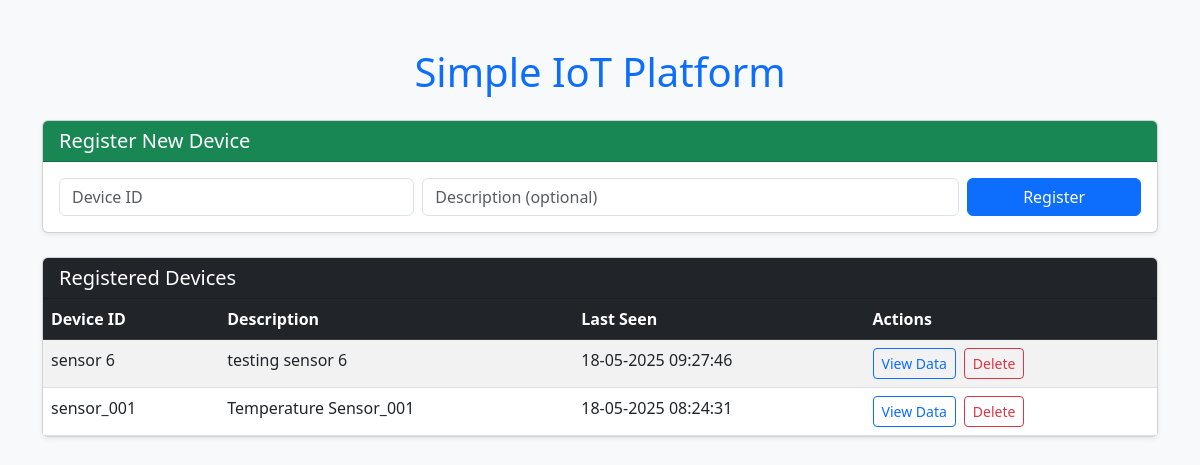
Before: / with the older database file.
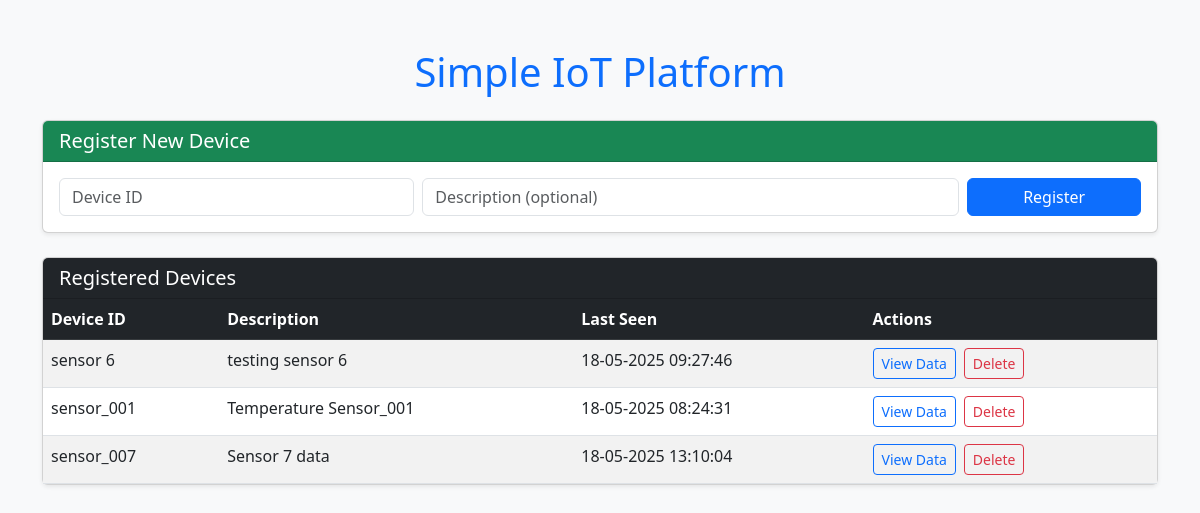
After: the same page with the newer database file.
### main.py (models this page shows)
class Device(db.Model):
    device_id = db.Column(db.String(50), unique=True, nullable=False, primary_key=True)
    description = db.Column(db.String(200), nullable=True)
    sensordatas = db.relationship('SensorData', back_populates="device")

class SensorData(db.Model):
    id = db.Column(db.Integer, primary_key=True)
    device_id = db.Column(db.ForeignKey('device.device_id'), nullable=False)
    data = db.Column(db.Text, nullable=False)
    timestamp = db.Column(db.DateTime, nullable=False, default=datetime.utcnow)
    device = db.relationship('Device', back_populates="sensordatas")

### main.py (the view)
@app.route('/')
def test():
    devices = Device.query.order_by(Device.device_id).all()
    return render_template('index.html', devices=devices, parse_time=parse_time)

### main.py (called while the page is built)
def parse_time(time):
    return time.strftime('%d-%m-%Y %H:%M:%S')

### templates/index.html (shortened to what this page needs)
<!DOCTYPE html>
<html lang="en">
<head>
    <link href="https://cdn.jsdelivr.net/npm/bootstrap@5.3.0/dist/css/bootstrap.min.css" rel="stylesheet">
</head>
<body class="bg-light">
    <div class="container py-5">
        <h1 class="mb-4 text-center text-primary">Simple IoT Platform</h1>
        <div class="card mb-4 shadow-sm">
            <div class="card-header bg-success text-white">
                <h5 class="mb-0">Register New Device</h5>
            </div>
            <div class="card-body">
                <form method="POST" action="{{ url_for('register_device_ui') }}">
                    <div class="row g-2 align-items-center">
                        <div class="col-md-4">
                            <input type="text" class="form-control" name="device_id" placeholder="Device ID" required>
                        </div>
                        <div class="col-md-6">
                            <input type="text" class="form-control" name="description" placeholder="Description (optional)">
                        </div>
                        <div class="col-md-2">
                            <button type="submit" class="btn btn-primary w-100">Register</button>
                        </div>
                    </div>
                </form>
            </div>
        </div>
        <div class="card shadow-sm">
            <div class="card-header bg-dark text-white">
                <h5 class="mb-0">Registered Devices</h5>
            </div>
            <div class="card-body p-0">
                <table class="table table-striped table-hover mb-0">
                    <thead class="table-dark">
                        <tr>
                            <th scope="col">Device ID</th>
                            <th scope="col">Description</th>
                            <th scope="col">Last Seen</th>
                            <th scope="col">Actions</th>
                        </tr>
                    </thead>
                    <tbody>
                    {% for device in devices %}
                        <tr>
                            <td>{{ device.device_id }}</td>
                            <td>{{ device.description or 'N/A' }}</td>
                            <td>
                                {% if device.sensordatas %}
                                    {{ parse_time(device.sensordatas[0].timestamp) }}
                                {% else %}
                                    No data
                                {% endif %}
                            </td>
                            <td>
                                <div class="d-flex gap-2">
                                    {% if device.sensordatas %}
                                        <a href="{{ url_for('device', device_id=device.device_id) }}" class="btn btn-sm btn-outline-primary">View Data</a>
                                    {% else %}
                                        <button class="btn btn-sm btn-secondary" disabled>No Data</button>
                                    {% endif %}
                                    <form method="POST" action="{{ url_for('delete_device', device_id=device.device_id) }}" onsubmit="return confirm('Are you sure you want to delete this device?');">
                                        <button type="submit" class="btn btn-sm btn-outline-danger">Delete</button>
                                    </form>
                                </div>
                            </td>
                        </tr>
                    {% endfor %}
                    </tbody>
                </table>
            </div>
        </div>
    </div>
</body>
</html>

Changed rows visible on the page:
added Device: device_id "sensor_007", description "Sensor 7 data"
added SensorData: timestamp "18-05-2025 13:10:04"
